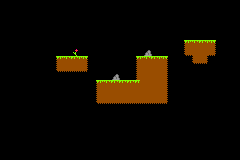

Tiled map render using the project's own tile images. Description and the whole map definition, tile-layer contents included, below:
An orthogonal 30x20 tile map with 8x8 px tiles, 1 tile layer (Tile Layer 1) and 8 objects (GameEntity).

<map version="1.10" tiledversion="1.10.0" orientation="orthogonal" renderorder="right-down" width="30" height="20" tilewidth="8" tileheight="8" infinite="0" nextlayerid="4" nextobjectid="9">
 <tileset firstgid="1" source="../TileSets/BMBT-WorldOneTiles.tsx" />
 <layer id="1" name="Tile Layer 1" width="30" height="20">
  <data encoding="csv">
0,0,0,0,0,0,0,0,0,0,0,0,0,0,0,0,0,0,0,0,0,0,0,0,0,0,0,0,0,0,
0,0,0,0,0,0,0,0,0,0,0,0,0,0,0,0,0,0,0,0,0,0,0,0,0,0,0,0,0,0,
0,0,0,0,0,0,0,0,0,0,0,0,0,0,0,0,0,0,0,0,0,0,0,0,0,0,0,0,0,0,
0,0,0,0,0,0,0,0,0,0,0,0,0,0,0,0,0,0,0,0,0,0,0,0,0,0,0,0,0,0,
0,0,0,0,0,0,0,0,0,0,0,0,0,0,0,0,0,0,0,0,0,0,0,0,0,0,0,0,0,0,
0,0,0,0,0,0,0,0,0,0,0,0,0,0,0,0,0,0,0,0,0,0,0,1,2,2,3,0,0,0,
0,0,0,0,0,0,0,0,0,4,0,0,0,0,0,0,0,0,8,0,0,0,0,9,6,6,11,0,0,0,
0,0,0,0,0,0,0,1,2,2,3,0,0,0,0,0,0,1,2,2,3,0,0,0,9,11,0,0,0,0,
0,0,0,0,0,0,0,9,10,10,11,0,0,0,0,0,0,5,6,6,7,0,0,0,0,0,0,0,0,0,
0,0,0,0,0,0,0,0,0,0,0,0,0,0,8,0,0,5,6,6,7,0,0,0,0,0,0,0,0,0,
0,0,0,0,0,0,0,0,0,0,0,0,1,2,2,2,2,16,6,6,7,0,0,0,0,0,0,0,0,0,
0,0,0,0,0,0,0,0,0,0,0,0,5,6,6,6,6,6,6,6,7,0,0,0,0,0,0,0,0,0,
0,0,0,0,0,0,0,0,0,0,0,0,9,10,10,10,10,10,10,10,11,0,0,0,0,0,0,0,0,0,
0,0,0,0,0,0,0,0,0,0,0,0,0,0,0,0,0,0,0,0,0,0,0,0,0,0,0,0,0,0,
0,0,0,0,0,0,0,0,0,0,0,0,0,0,0,0,0,0,0,0,0,0,0,0,0,0,0,0,0,0,
0,0,0,0,0,0,0,0,0,0,0,0,0,0,0,0,0,0,0,0,0,0,0,0,0,0,0,0,0,0,
0,0,0,0,0,0,0,0,0,0,0,0,0,0,0,0,0,0,0,0,0,0,0,0,0,0,0,0,0,0,
0,0,0,0,0,0,0,0,0,0,0,0,0,0,0,0,0,0,0,0,0,0,0,0,0,0,0,0,0,0,
0,0,0,0,0,0,0,0,0,0,0,0,0,0,0,0,0,0,0,0,0,0,0,0,0,0,0,0,0,0,
0,0,0,0,0,0,0,0,0,0,0,0,0,0,0,0,0,0,0,0,0,0,0,0,0,0,0,0,0,0
</data>
 </layer>
 <objectgroup id="2" name="Collision">
  <object id="1" x="136" y="56" width="32" height="48" />
  <object id="2" x="96" y="80" width="40" height="24" />
  <object id="3" x="56" y="56" width="32" height="16" />
  <object id="4" x="184" y="40" width="32" height="16" />
  <object id="5" x="192" y="56" width="16" height="8" />
  <object id="7" x="16" y="24">
   <polyline points="0,0 16,0 16,24 32,24" />
  </object>
  <object id="8" x="32" y="64">
   <polygon points="0,0 -16,16 0,32 16,16" />
  </object>
 </objectgroup>
 <objectgroup id="3" name="Entities">
  <object id="6" name="Player" type="GameEntity" x="104" y="64">
   <properties>
    <property name="bruh" value="hehe" />
   </properties>
   <point />
  </object>
 </objectgroup>
</map>